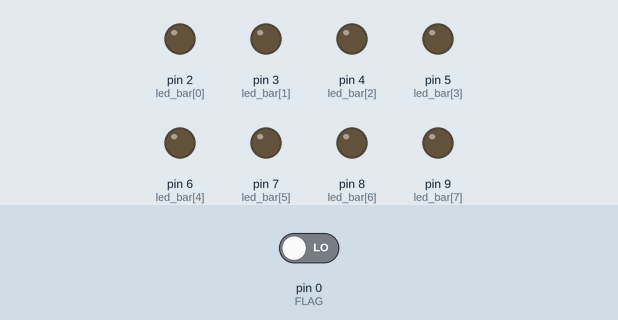
Simulated run of this sketch. Board: Arduino Uno, built with avr-gcc and run on an emulated ATmega328P. Parts: output pins drawn as LEDs (lit = HIGH). The test bench sets the inputs (shaded band); at power-on: pin 0 (FLAG) LOW.

Above: at 1.2 s.
1.3 s: pin 0 (FLAG) driven HIGH
At 2.1 s:
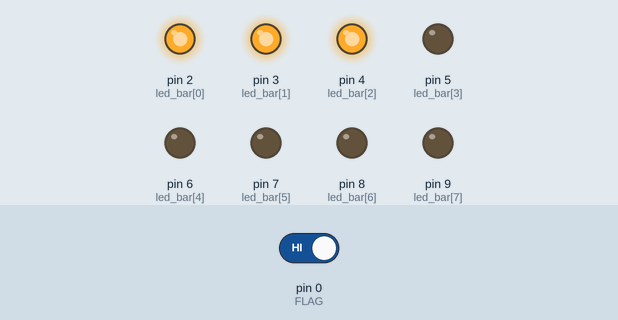
4.3 s: pin 0 (FLAG) driven LOW
At 4.7 s:
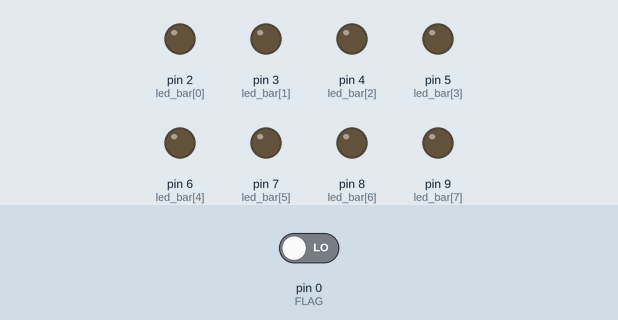
5.8 s: pin 0 (FLAG) driven HIGH
At 6.6 s:
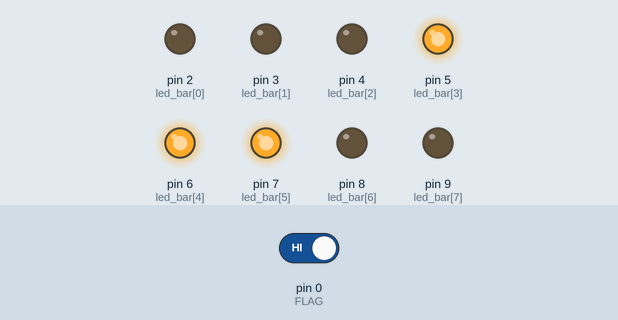
Timing chart, 0 to 14.8 s (numbered marks = the images above; inputs shaded):
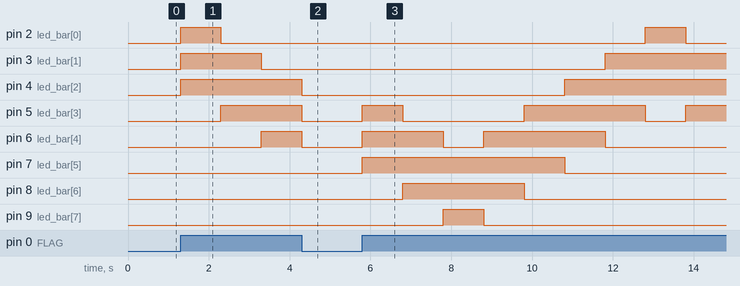

Measured:
- after the input at 1.3 s, pin 2 (led_bar[0]): LOW → HIGH at once, → LOW 1.0 s later; pin 3 (led_bar[1]): LOW → HIGH at once, → LOW 2.0 s later; pin 4 (led_bar[2]): LOW → HIGH at once; pin 5 (led_bar[3]): LOW → HIGH after 1.0 s; pin 6 (led_bar[4]): LOW → HIGH after 2.0 s
- after the input at 4.3 s, pin 5 (led_bar[3]): HIGH → LOW after 0.00 s instead of 1.0 s; pin 6 (led_bar[4]): HIGH → LOW at once; pin 7 (led_bar[5]): stays LOW (without the input it goes to HIGH after 0.00 s); pin 8 (led_bar[6]): stays LOW (without the input it goes to HIGH after 1.0 s)
- after the input at 5.8 s, pin 2 (led_bar[0]): LOW → HIGH after 7.0 s, → LOW 1.0 s later; pin 3 (led_bar[1]): LOW → HIGH after 6.0 s

The sketch:

bai_5.ino
```cpp
/*
Lập trình điều khiển thanh Led (Led bar) với yêu cầu sau:
+ Các Led sáng lần lượt từ Led0 đến Led7 theo từng cụm 3 Led, mỗi cụm sáng 1s rồi chuyển
sang cụm kế tiếp.
+ Sau khi Led7 sáng lại đổi chiều về Led0.
+ Sau khi Led0 sáng lại đổi chiều về Led7 và tiếp tục.
*/
int pos = 0;
uint8_t led_bar[8] = {2,3,4,5,6,7,8,9};
unsigned long current;
unsigned long last_current = 0;
#define FLAG 0

void led(int i){
  if (i == 0) {
    digitalWrite(led_bar[0], 1);
    digitalWrite(led_bar[1], 1);
    digitalWrite(led_bar[2], 1);
  }
  else if (i < 6) {
    digitalWrite(led_bar[i], 1);
  	digitalWrite(led_bar[i+1], 1);
    digitalWrite(led_bar[i+2], 1);
  	digitalWrite(led_bar[i-1], 0);
  } else {
    digitalWrite(led_bar[12- i], 1);
    digitalWrite(led_bar[11-i], 1);
    digitalWrite(led_bar[10- i], 1);
    digitalWrite(led_bar[13 -i], 0);
  }
}

void setup() {
  for (int i = 0; i < 8; i ++) {
    pinMode(led_bar[i], 1);
    digitalWrite(led_bar[i],0);
  }
  pinMode(FLAG, 0);

}

void loop() {
  if (digitalRead(FLAG) ==1 ) {
    current = millis();

    if (pos > 10) pos = 1;

    if ((current - last_current) > 1000) {
      led(pos);
      last_current = current;
      pos ++;
    }
  } else {
    for (int i = 0; i < 8; i ++) {
      digitalWrite(led_bar[i], 0);
    }
  }
}
```
